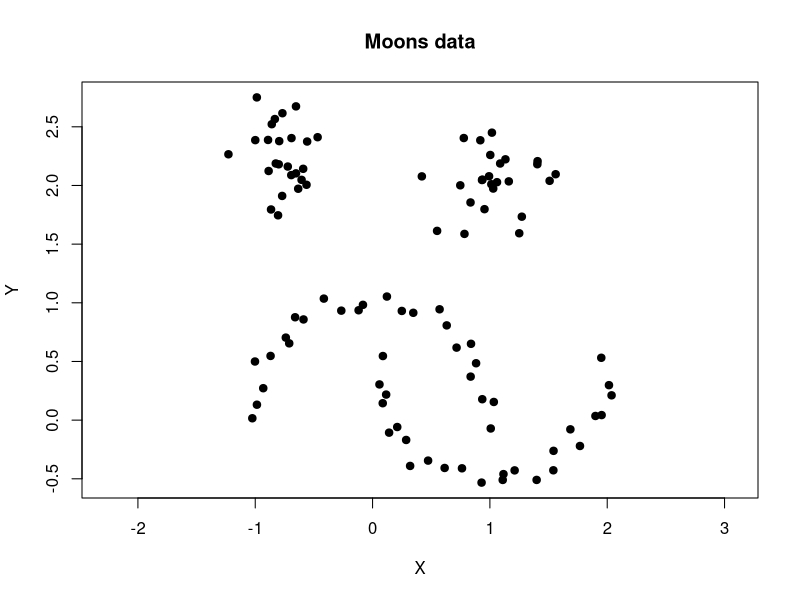
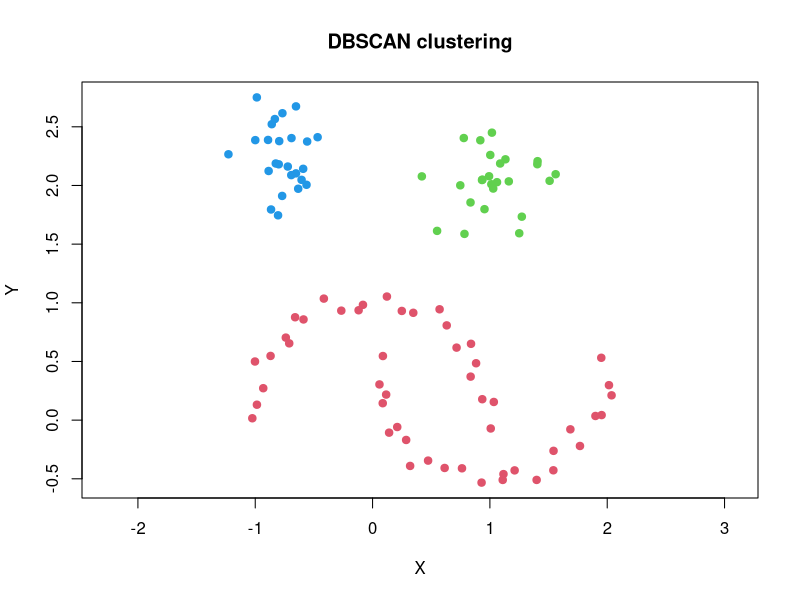
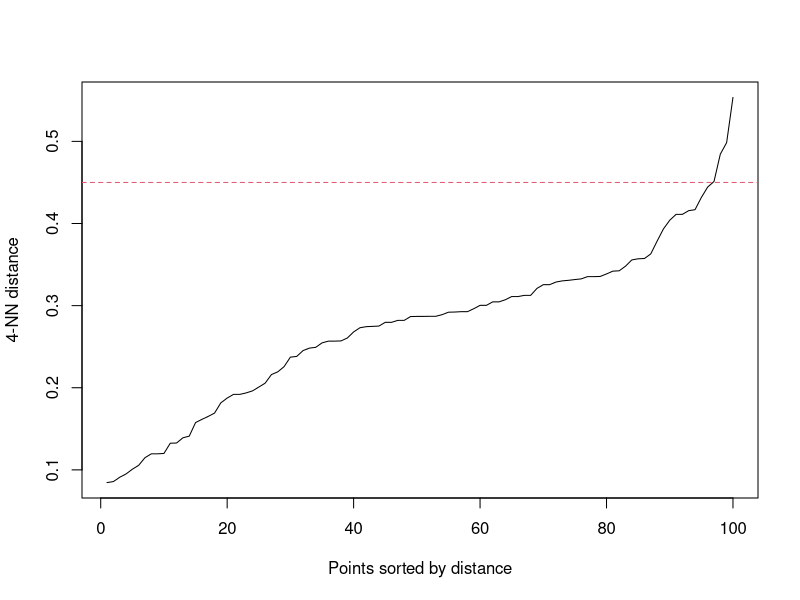
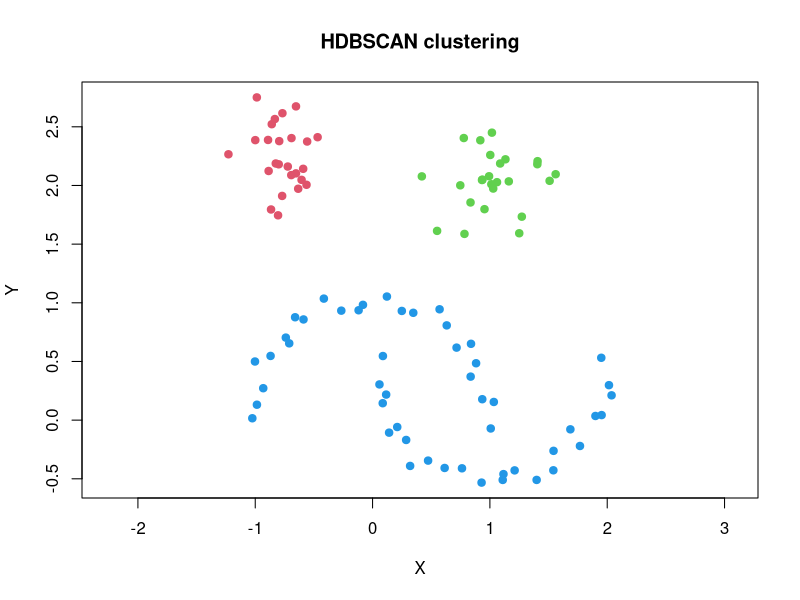
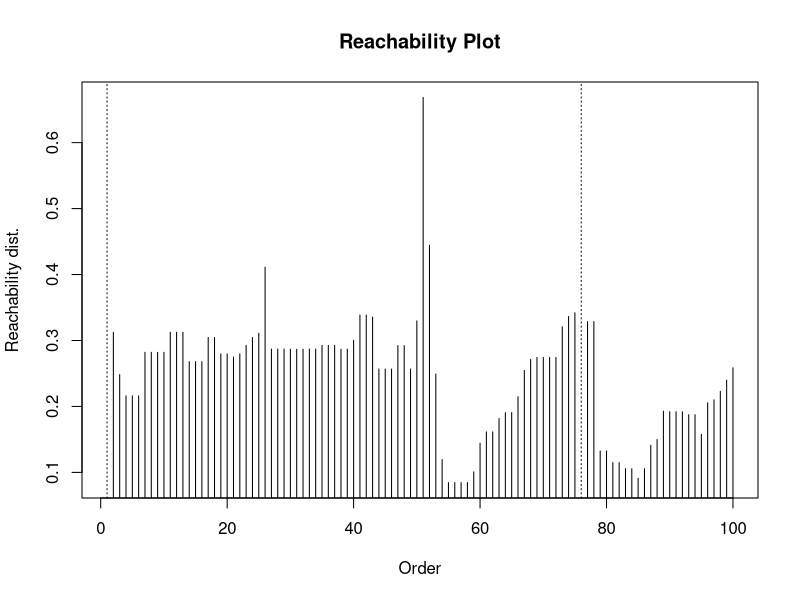

Write the R code that produced these figures, in order.
## ---- chunk 1
knitr::opts_chunk$set(
  collapse = TRUE,
  comment = "#>",
  fig.width = 6,
  fig.height = 4
)
library(dbscan)
## ---- chunk 2
library(dbscan)
## ---- chunk 3
data("moons")
x <- as.matrix(moons)

plot(x, pch = 19, asp = 1, main = "Moons data")
## ---- chunk 4
cl <- dbscan(x, eps = 0.45, minPts = 5)
cl
## ---- chunk 5
table(cl$cluster)
head(cl$cluster)
## ---- chunk 6
clustered <- transform(moons, cluster = factor(cl$cluster))
head(clustered)
## ---- chunk 7
plot(
  x,
  col = cl$cluster + 1L,
  pch = ifelse(cl$cluster == 0, 4, 19),
  asp = 1,
  xlab = "X",
  ylab = "Y",
  main = "DBSCAN clustering"
)
## ---- chunk 8
kNNdistplot(x, minPts = 5)
abline(h = 0.45, col = 2, lty = 2)
## ---- chunk 9
settings <- c(0.40, 0.45, 0.50)
fits <- lapply(
  settings,
  function(e) dbscan(x, eps = e, minPts = 5)
)

data.frame(
  eps = settings,
  clusters = vapply(fits, function(fit) max(fit$cluster), integer(1)),
  noise = vapply(fits, function(fit) sum(fit$cluster == 0), integer(1))
)
## ---- chunk 10
new_points <- rbind(
  c(0.0, 0.0),
  c(1.0, 2.0),
  c(4.0, 4.0)
)

predict(cl, newdata = new_points, data = x)
## ---- chunk 11
hdb <- hdbscan(x, minPts = 5)
hdb

plot(
  x,
  col = hdb$cluster + 1L,
  pch = ifelse(hdb$cluster == 0, 4, 19),
  asp = 1,
  main = "HDBSCAN clustering"
)
## ---- chunk 12
opt <- optics(x, minPts = 5)
plot(opt)

opt_cl <- extractDBSCAN(opt, eps_cl = 0.45)
table(opt_cl$cluster)
